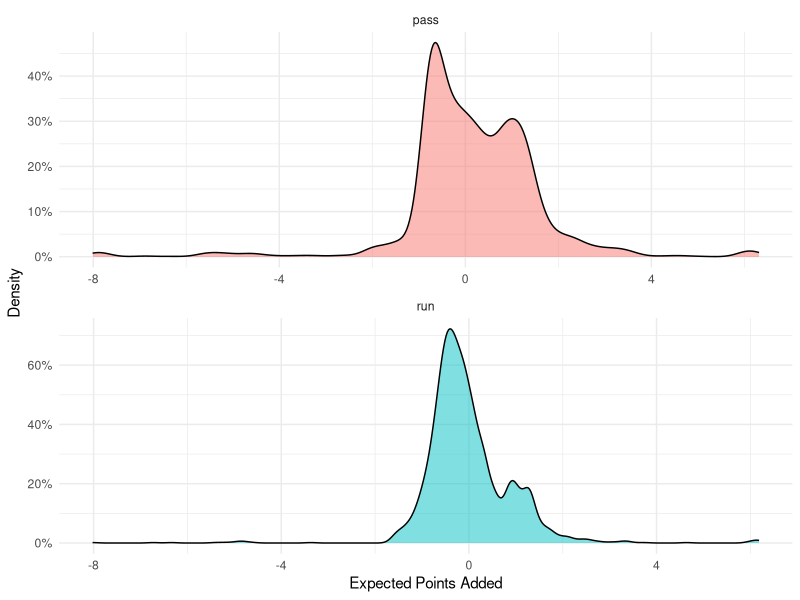
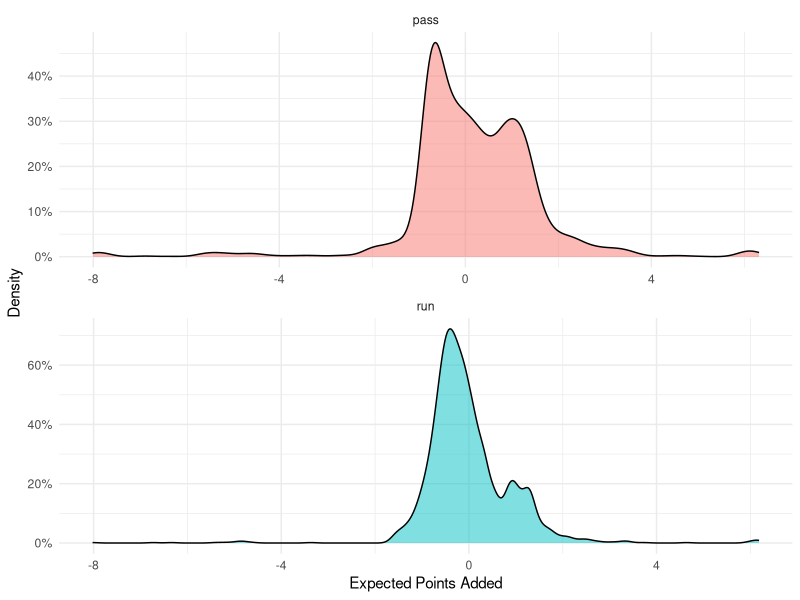

These figures' R source, in order:
###########################################################################
### Chapter 21 - Football Decision Making 101                           ###
# Mathletics: How Gamblers, Managers, and Sports Enthusiasts              #
# Use Mathematics in Baseball, Basketball, and Football                   #
###########################################################################

library(readr)
library(ggplot2)
library(scales)

dataset <- read_csv("pbp_1618.csv")

cat("Pass-Run Ratio on 1st and 10 at our own 25:\n")
cat(table(dataset$play_type), "\n")

pass_epa <- dataset$epa[dataset$play_type == "pass"]
run_epa <- dataset$epa[dataset$play_type == "run"]

cat("+++++++++++++++++++++++++++++++++++++++++++++++++++++++++++++++++++++++\n")
cat("The average EPA for a pass play is:", mean(pass_epa), "with a success rate of:", sum(pass_epa > 0) / length(pass_epa), "\n")
cat("The average EPA for a run play is:", mean(run_epa), "with a success rate of:", sum(run_epa > 0) / length(run_epa), "\n")

# Plotting the distributions
ggplot(dataset, aes(x = epa, fill = play_type)) +
  geom_density(alpha = 0.5) +
  ylab("Density") +
  xlab("Expected Points Added") +
  scale_y_continuous(labels = percent) +
  facet_wrap(~ play_type, nrow = 2, scales = "free") +
  theme_minimal() +
  theme(legend.position = "none")

ggsave("Pass-Run-EPA.png", width = 8, height = 10, units = "in")

